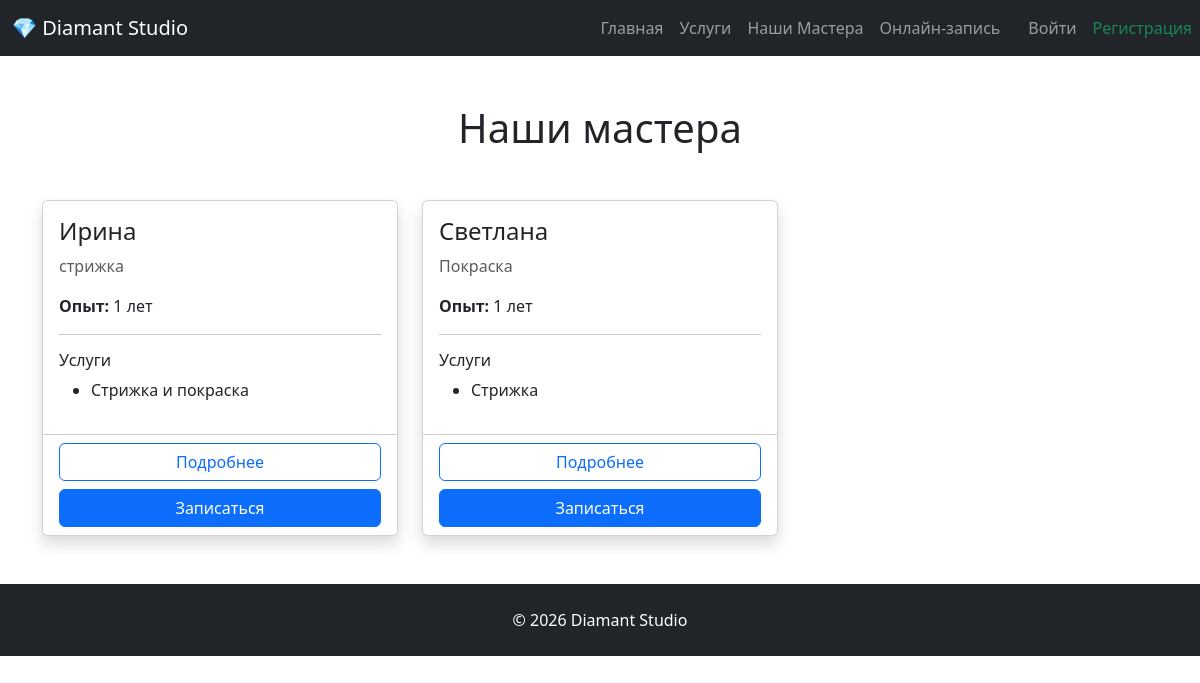
Page /masters/ on the committed database.
### masters/models.py (models this page shows, shortened)
class Master(models.Model):
    class Meta:
        verbose_name = "Мастер"
        verbose_name_plural = "Мастера"
        ordering = ["name"]
    name = models.CharField(max_length=50)
    specialization = models.CharField(max_length=200)
    about = models.TextField()
    photo = models.ImageField(blank=True, null=True)
    is_active = models.BooleanField(default=True)
    services = models.ManyToManyField(
        "services.Service",
        related_name="masters",
        verbose_name="Услуги",
        blank=True,
    )
    work_start = models.TimeField(default="08:00")
    work_end = models.TimeField(default="20:00")
    experience = models.PositiveIntegerField(
        default=1,
        verbose_name="Опыт работы  (лет)"
    )

### services/models.py (models this page shows, shortened)
class Service(models.Model):
    class Meta:
        verbose_name = "Услуга"
        verbose_name_plural = "Услуги"
        ordering = ["name"]
    name = models.CharField(max_length=150)
    price = models.DecimalField(
        max_digits=10,
        decimal_places=2,
        validators=[MinValueValidator(Decimal('0.00'))]
        )
    duration = models.PositiveIntegerField()

### masters/views.py (the view)
# urls.py: path("", master_list, name="master_list"),
def master_list(request):
    masters = Master.objects.filter(
        is_active=True
    ).prefetch_related("services")
    return render(
        request,
            "masters/master_list.html",
        {
            "masters": masters,
        },
)

### templates/masters/master_list.html (shortened to what this page needs)
{% extends "base.html" %}
{% block content %}
<h1 class="text-center mb-5">
    Наши мастера
</h1>
<div class="row g-4">
{% for master in masters %}
<div class="col-md-6 col-lg-4">
<div class="card shadow h-100">
<div class="card-body">
<h4 class="card-title">
{{ master.name }}
</h4>
<p class="text-muted">
{{ master.specialization }}
</p>
<p>
<b>Опыт:</b>
{{ master.experience }} лет
</p>
<hr>
<h6>
Услуги
</h6>
<ul>
{% for service in master.services.all %}
<li>
{{ service.name }}
</li>
{% endfor %}
</ul>
</div>
<div class="card-footer bg-white">
<div class="d-grid gap-2">
<a
href="{% url 'master_detail' master.id %}"
class="btn btn-outline-primary">
Подробнее
</a>
<a
href="{% url 'appointment_create' %}?master={{ master.id }}"
class="btn btn-primary">
Записаться
</a>
</div>
</div>
</div>
</div>
{% endfor %}
</div>
{% endblock %}

### rows in the picture
Master: name "Ирина", specialization "стрижка", experience "1"
Service: name "Стрижка и покраска"
Master: name "Светлана", specialization "Покраска", experience "1"
Service: name "Стрижка"
